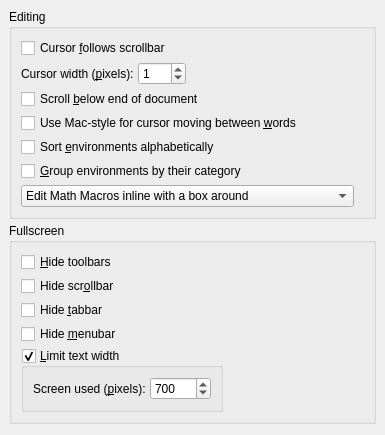
<ui version="4.0">
 <class>PrefEditUi</class>
 <widget class="QWidget" name="PrefEditUi">
  <property name="geometry">
   <rect>
    <x>0</x>
    <y>0</y>
    <width>385</width>
    <height>435</height>
   </rect>
  </property>
  <property name="sizePolicy">
   <sizepolicy hsizetype="Expanding" vsizetype="Expanding">
    <horstretch>0</horstretch>
    <verstretch>0</verstretch>
   </sizepolicy>
  </property>
  <property name="windowTitle">
   <string/>
  </property>
  <layout class="QVBoxLayout" name="verticalLayout">
   <item>
    <widget class="QGroupBox" name="scrollGB">
     <property name="title">
      <string>Editing</string>
     </property>
     <property name="alignment">
      <set>Qt::AlignLeading|Qt::AlignLeft|Qt::AlignTop</set>
     </property>
     <property name="flat">
      <bool>true</bool>
     </property>
     <layout class="QGridLayout" name="gridLayout">
      <item row="0" column="0">
       <widget class="QCheckBox" name="cursorFollowsCB">
        <property name="text">
         <string>Cursor &amp;follows scrollbar</string>
        </property>
       </widget>
      </item>
      <item row="1" column="0">
       <layout class="QHBoxLayout" name="horizontalLayout">
        <item>
         <widget class="QLabel" name="label_3">
          <property name="toolTip">
           <string>Configure the width of the text cursor. Automatic zoom-controlled cursor width used when set to 0.</string>
          </property>
          <property name="text">
           <string>Cursor width (&amp;pixels):</string>
          </property>
          <property name="buddy">
           <cstring>cursorWidthSB</cstring>
          </property>
         </widget>
        </item>
        <item>
         <widget class="QSpinBox" name="cursorWidthSB">
          <property name="minimum">
           <number>0</number>
          </property>
          <property name="maximum">
           <number>10</number>
          </property>
          <property name="singleStep">
           <number>1</number>
          </property>
          <property name="value">
           <number>1</number>
          </property>
         </widget>
        </item>
       </layout>
      </item>
      <item row="1" column="1" colspan="2">
       <spacer name="horizontalSpacer_3">
        <property name="orientation">
         <enum>Qt::Horizontal</enum>
        </property>
        <property name="sizeHint" stdset="0">
         <size>
          <width>200</width>
          <height>20</height>
         </size>
        </property>
       </spacer>
      </item>
      <item row="2" column="0" colspan="2">
       <widget class="QCheckBox" name="scrollBelowCB">
        <property name="text">
         <string>Scroll &amp;below end of document</string>
        </property>
       </widget>
      </item>
      <item row="3" column="0" colspan="2">
       <widget class="QCheckBox" name="macLikeWordMovementCB">
        <property name="toolTip">
         <string>Skip trailing non-word characters</string>
        </property>
        <property name="text">
         <string>Use Mac-style for cursor moving between &amp;words</string>
        </property>
       </widget>
      </item>
      <item row="4" column="0" colspan="2">
       <widget class="QCheckBox" name="sortEnvironmentsCB">
        <property name="text">
         <string>Sort &amp;environments alphabetically</string>
        </property>
       </widget>
      </item>
      <item row="5" column="0" colspan="2">
       <widget class="QCheckBox" name="groupEnvironmentsCB">
        <property name="text">
         <string>&amp;Group environments by their category</string>
        </property>
       </widget>
      </item>
      <item row="6" column="0" colspan="2">
       <widget class="QComboBox" name="macroEditStyleCO">
        <item>
         <property name="text">
          <string>Edit Math Macros inline with a box around</string>
         </property>
        </item>
        <item>
         <property name="text">
          <string>Edit Math Macros inline with the name in the status bar</string>
         </property>
        </item>
        <item>
         <property name="text">
          <string>Edit Math Macros with a parameter list (like in LyX &lt; 1.6)</string>
         </property>
        </item>
       </widget>
      </item>
      <item row="6" column="2">
       <spacer name="horizontalSpacer">
        <property name="orientation">
         <enum>Qt::Horizontal</enum>
        </property>
        <property name="sizeHint" stdset="0">
         <size>
          <width>40</width>
          <height>20</height>
         </size>
        </property>
       </spacer>
      </item>
     </layout>
    </widget>
   </item>
   <item>
    <widget class="QGroupBox" name="fullscreenGB">
     <property name="title">
      <string>Fullscreen</string>
     </property>
     <property name="alignment">
      <set>Qt::AlignLeading|Qt::AlignLeft|Qt::AlignTop</set>
     </property>
     <property name="flat">
      <bool>true</bool>
     </property>
     <layout class="QGridLayout" name="gridLayout_2">
      <item row="0" column="0">
       <widget class="QCheckBox" name="toggleToolbarsCB">
        <property name="sizePolicy">
         <sizepolicy hsizetype="Fixed" vsizetype="Fixed">
          <horstretch>0</horstretch>
          <verstretch>0</verstretch>
         </sizepolicy>
        </property>
        <property name="text">
         <string>&amp;Hide toolbars</string>
        </property>
       </widget>
      </item>
      <item row="1" column="0">
       <widget class="QCheckBox" name="toggleScrollbarCB">
        <property name="text">
         <string>Hide scr&amp;ollbar</string>
        </property>
       </widget>
      </item>
      <item row="2" column="0">
       <widget class="QCheckBox" name="toggleTabbarCB">
        <property name="text">
         <string>Hide &amp;tabbar</string>
        </property>
       </widget>
      </item>
      <item row="3" column="0">
       <widget class="QCheckBox" name="toggleMenubarCB">
        <property name="text">
         <string>Hide &amp;menubar</string>
        </property>
       </widget>
      </item>
      <item row="4" column="0">
       <widget class="QGroupBox" name="fullscreenLimitGB">
        <property name="title">
         <string>&amp;Limit text width</string>
        </property>
        <property name="flat">
         <bool>true</bool>
        </property>
        <property name="checkable">
         <bool>true</bool>
        </property>
        <layout class="QGridLayout" name="gridLayout_3">
         <item row="0" column="0">
          <widget class="QLabel" name="label_2">
           <property name="text">
            <string>Screen used (&amp;pixels):</string>
           </property>
           <property name="buddy">
            <cstring>fullscreenWidthSB</cstring>
           </property>
          </widget>
         </item>
         <item row="0" column="1">
          <widget class="QSpinBox" name="fullscreenWidthSB">
           <property name="minimum">
            <number>0</number>
           </property>
           <property name="maximum">
            <number>10000</number>
           </property>
           <property name="singleStep">
            <number>10</number>
           </property>
           <property name="value">
            <number>700</number>
           </property>
          </widget>
         </item>
        </layout>
       </widget>
      </item>
      <item row="4" column="1">
       <spacer name="horizontalSpacer_2">
        <property name="orientation">
         <enum>Qt::Horizontal</enum>
        </property>
        <property name="sizeHint" stdset="0">
         <size>
          <width>157</width>
          <height>20</height>
         </size>
        </property>
       </spacer>
      </item>
     </layout>
    </widget>
   </item>
   <item>
    <spacer>
     <property name="orientation">
      <enum>Qt::Vertical</enum>
     </property>
     <property name="sizeHint" stdset="0">
      <size>
       <width>0</width>
       <height>0</height>
      </size>
     </property>
    </spacer>
   </item>
  </layout>
 </widget>
 <layoutdefault spacing="4" margin="9"/>
 <tabstops>
  <tabstop>cursorFollowsCB</tabstop>
  <tabstop>cursorWidthSB</tabstop>
  <tabstop>scrollBelowCB</tabstop>
  <tabstop>macLikeWordMovementCB</tabstop>
  <tabstop>sortEnvironmentsCB</tabstop>
  <tabstop>groupEnvironmentsCB</tabstop>
  <tabstop>macroEditStyleCO</tabstop>
 </tabstops>
 <includes>
  <include location="local">qt_i18n.h</include>
 </includes>
 <resources/>
 <connections/>
</ui>
